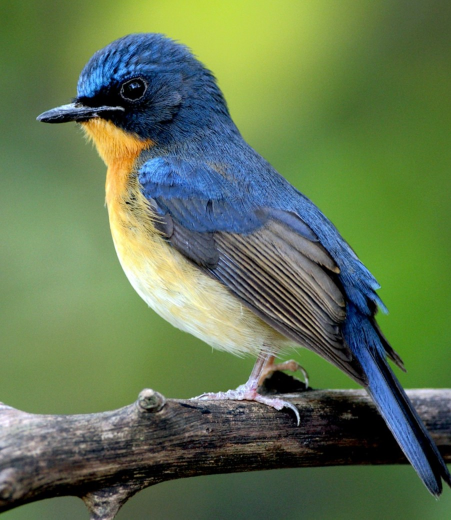
#> input picture images/bird.jpg, 902 x 1039 px (shown at 1/2 size)
$ python ROI.py
#> lines starting #> are read from the running program, lines starting #| are printed output that depends on the picture
import cv2

img=cv2.imread('images/bird.jpg')
#> img is the input picture: shape (1039, 902, 3); mean B, G, R 82.4, 118.1, 97.3

print(img.shape)
#| (1039, 902, 3)
print(img.size)
#| 2811534
print(img.dtype)
#| uint8

b, g, r=cv2.split(img)
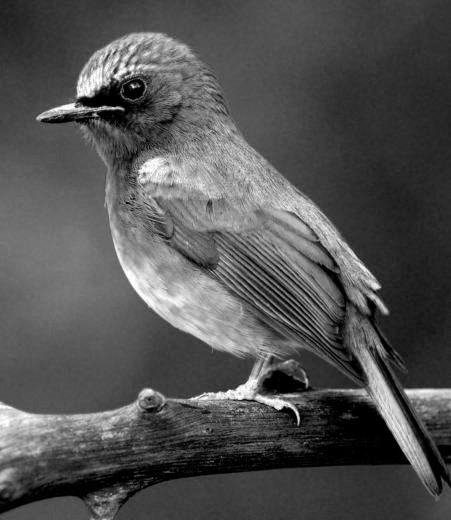
#> b: shape (1039, 902) (shown at 1/2 size); min 0, max 255, mean 82.4
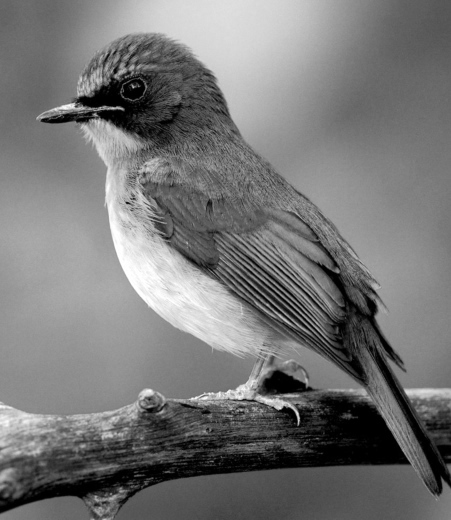
#> g: shape (1039, 902) (shown at 1/2 size); min 0, max 255, mean 118.1
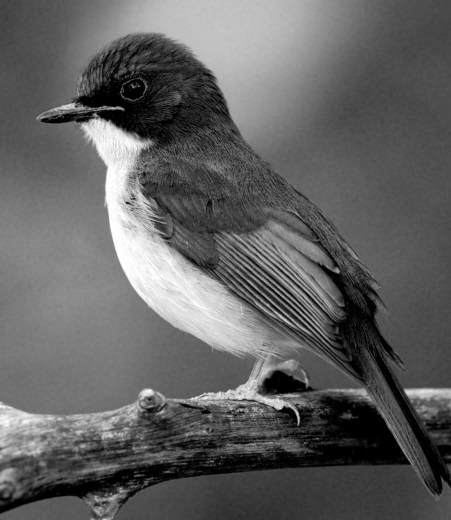
#> r: shape (1039, 902) (shown at 1/2 size); min 0, max 255, mean 97.3
img=cv2.merge((b, g, r))#Regio Of Iterrest

ball=img[280:340, 330:390]
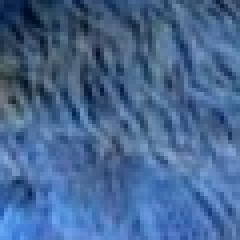
#> ball: shape (60, 60, 3) (shown 4 times larger); mean B, G, R 146.2, 102.7, 70.6
#> (the run stopped early here; a loop or call above may not have finished)
